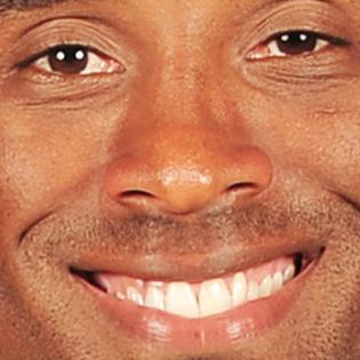
%> input picture HW1/2/kobeFace.png, 360 x 360 px
$ octave LBP.m   (GNU Octave 9; MATLAB toolbox functions it lacks are replaced by stand-ins)
%> lines starting %> are read from the running program, lines starting %| are printed output that depends on the picture
### HW1/2/drawLBP.m
function [resu] = drawLBP(str)
    A = imread(str);
    G = rgb2gray(A);
    [width,height] = size(G);
    resu = zeros(width,height);
    neig = zeros(1,8);
    for i = 2:width - 1
        for j = 2:height - 1
            res = 0;
            center = G(i,j);
            wei = 1;
            neig(1) = G(i - 1,j - 1);
            neig(2) = G(i - 1,j);
            neig(3) = G(i - 1,j + 1);
            neig(4) = G(i,j + 1);
            neig(5) = G(i + 1,j + 1);
            neig(6) = G(i + 1,j);
            neig(7) = G(i + 1,j - 1);
            neig(8) = G(i,j - 1);
            for k = 1:8
                if neig(k) >= center
                    res = res + wei;
                end;
                wei = wei * 2;
            end;
            resu(i,j) = res;
        end;
    end;
figure;
imshow(resu,[]);

### HW1/2/getHist.m
function [res] = getHist(a,i)
    res = zeros(1,i);
    [width,height] = size(a);
    for i = 2:width - 1
        for j = 2:height - 1
            res(a(i,j) + 1) = res(a(i,j) + 1) + 1;
        end;
    end;

### HW1/2/divide.m
function [Inpor] = divide(imga,imgb,pic,histarg)
    ewidth = 360 / pic;
    hista = zeros(0,0);
    histb = zeros(0,0);
    for i = 1:pic
        for j = 1:pic
            tempa = getHist(imga((i - 1) * ewidth + 1:i * ewidth,(j - 1) * ewidth + 1:j * ewidth ) , histarg);
            hista = [hista,tempa];
            tempb = getHist(imgb((i - 1) * ewidth + 1:i * ewidth,(j - 1) * ewidth + 1:j * ewidth ), histarg);
            histb = [histb,tempb];
        end;
    end;
    hista = hista / norm(hista);
    histb = histb / norm(histb);
    Inpor = hista * histb';

### HW1/2/LBP.m
strkobe = 'kobeFace.png';
strgasol = 'gasolFace.png';
koberes = drawLBP(strkobe);
%> in drawLBP, A is the input picture: size 360x360x3 uint8; mean R, G, B 196.3, 122.2, 89.4
%> in drawLBP, `G = rgb2gray(A);`:
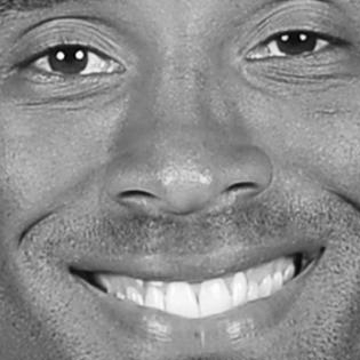
%> G: size 360x360 uint8; min 1, max 255, mean 140.6
%> after the loop in drawLBP, `for i = 2:width - 1`:
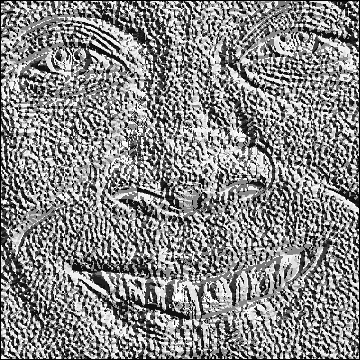
%> resu: size 360x360 double; min 0, max 255, mean 135.7
%> after the loop in drawLBP, `for i = 2:width - 1`: neig = [101 93 94 90 87 91 96 99]
gasolres = drawLBP(strgasol);
%> call 2 of drawLBP, with str = 'gasolFace.png'
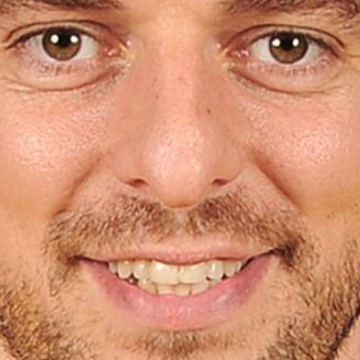
%> input picture HW1/2/gasolFace.png, 360 x 360 px
%> in drawLBP, A is the input picture: size 360x360x3 uint8; mean R, G, B 207.5, 142.6, 111.8
%> in drawLBP (call 2), `G = rgb2gray(A);`:
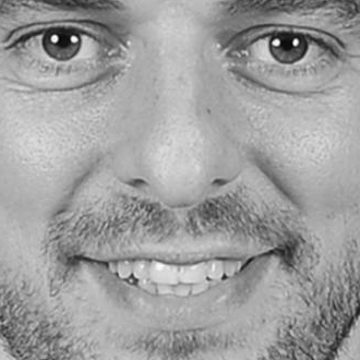
%> G: size 360x360 uint8; min 3, max 254, mean 158.5
%> after the loop in drawLBP (call 2), `for i = 2:width - 1`:
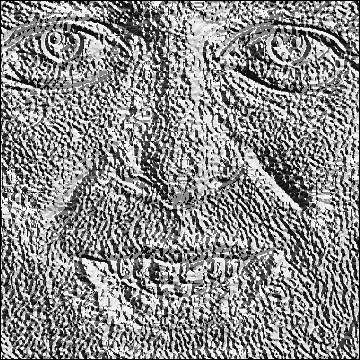
%> resu: size 360x360 double; min 0, max 255, mean 138.9
%> after the loop in drawLBP (call 2), `for i = 2:width - 1`: neig = [177 173 170 169 171 168 170 174]

hist_kobe = getHist(koberes,256);
%> after the loop in getHist, `for i = 2:width - 1`: res = 256 values, max 5659 at index 256, min 0 at index 22, mean 500.6
%> hist_kobe has the same summary as res in getHist
hist_gasol = getHist(gasolres,256);
%> hist_gasol = 256 values, max 5819 at index 256, min 0 at index 22, mean 500.6
hist_kobe = hist_kobe / norm(hist_kobe);
%> hist_kobe = 256 values, max 0.307 at index 256, min 0 at index 22, mean 0.0271
hist_gasol = hist_gasol / norm(hist_gasol);
%> hist_gasol = 256 values, max 0.32 at index 256, min 0 at index 22, mean 0.0275

disp('No Divide:');
res = hist_kobe * hist_gasol'
%> res = 0.991
disp('Divide 2 X 2:');
divide(koberes,gasolres,2,256)
%> after the loop in divide, `for i = 1:pic`: hista = 1024 values, max 1706 at index 904, min 0 at index 21, mean 123.8; histb = 1024 values, max 1586 at index 256, min 0 at index 6, mean 123.8
%> in divide, `hista = hista / norm(hista);`: hista = 1024 values, max 0.185 at index 904, min 0 at index 21, mean 0.0134
%> in divide, `histb = histb / norm(histb);`: histb = 1024 values, max 0.174 at index 256, min 0 at index 6, mean 0.0136
%> in divide, `Inpor = hista * histb';`: Inpor = 0.978
%> ans = 0.978
disp('Divide 3 X 3:');
divide(koberes,gasolres,3,256)
%> ans = 0.973
disp('Divide 4 X 4:');
divide(koberes,gasolres,4,256)
%> ans = 0.957
disp('Divide 9 X 9:');
divide(koberes,gasolres,9,256)
%> ans = 0.862
disp('Divide 20 X 20:');
divide(koberes,gasolres,20,256)
%> ans = 0.658
